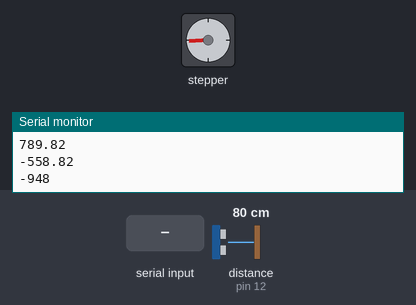
A sketch run on a simulated Arduino Uno, built with avr-gcc and run on an emulated ATmega328P. Parts: stepper motor, the last lines printed to the serial monitor. Wiring (inferred from the names in the program): ultrasonic range finder: trigger pin 11; echo pin 12; stepper motor driver (200 steps per turn assumed): step pin 6; direction pin 7; enable pin 8. The inputs (shaded band) are chosen by the test bench; at power-on: distance to the obstacle (sensor on pin 12) 80 cm. The echo pulse lasts 58.3 µs per cm.

Above: at 1.2 s.
1.3 s: distance to the obstacle (sensor on pin 12) set to 2 cm
At 3.1 s:
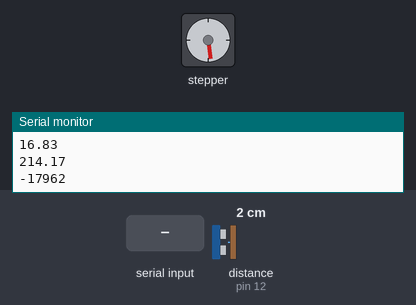
17.3 s: "90,45\n" received over Serial
At 21.0 s:
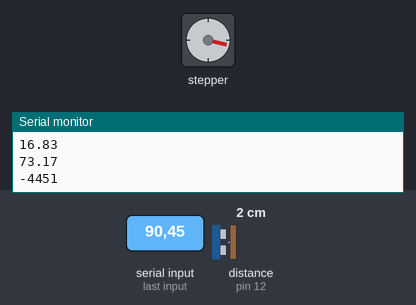
21.3 s: distance to the obstacle (sensor on pin 12) set to 4 cm
At 25.7 s:
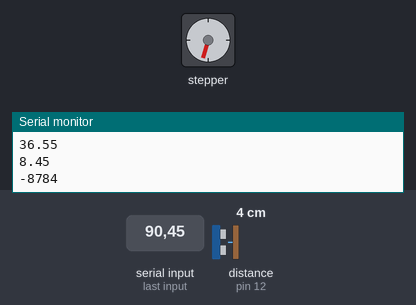
Timing chart, 0 to 77.8 s (numbered marks = the images above; inputs shaded):
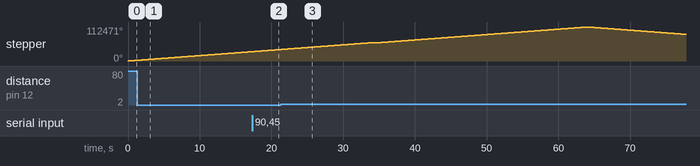

The sketch:

FinalStepperCodeFix.ino
```cpp
//defines pins for motor
const int stepPin = 6;  //PUL -Pulse GREEN
const int dirPin = 7; //DIR -Direction RED
const int enPin = 8;  //ENA -Enable ORANGE, GREY TO GROUND
//define pins for ultrasonic
int trigPin = 11;
int echoPin = 12;
//initialize
double duration, mm; double currentDistance; double distance; double error;
int cmdDistance = 231; //mm
int kp = 2;
int ki = 7;
int PIDi = 0;
int PIDp = 0;
int PID = 0;

void setup(){
  //Sets the pins as Outputs
  pinMode(stepPin,OUTPUT);
  pinMode(dirPin,OUTPUT);
  pinMode(enPin,OUTPUT);
  digitalWrite(enPin,LOW);
  pinMode(trigPin, OUTPUT);
  pinMode(echoPin, INPUT);
  Serial.begin(9600);
  Serial.print("Rock n roll baby");
}

void loop(){
 if (Serial.available() > 0){
    cmdDistance = Serial.parseInt();
    }
  //Sets trigpin on high state for 10 ms
  digitalWrite(trigPin, HIGH);
  delayMicroseconds(10);
  digitalWrite(trigPin, LOW);

  // Reads the echoPin, returns the sound wave travel time in microseconds
  duration = pulseIn(echoPin, HIGH);


  // Calculating the distance
  currentDistance = duration*0.34/2;
  Serial.println(currentDistance);

  //Find error
  error = (cmdDistance - currentDistance);
  Serial.println(error);

  //PID Calculations
  PIDp=error*kp;

  PIDi += error;
  if (PIDi>160){
  PIDi=160;
  }
  if (PIDi<-160){
  PIDi=-160;
  }
  else{
  PIDi=PIDi;
  }
   //FINAL TOTAL PID VALUE
   PID= 59*((error*kp) + (PIDi*ki));
  Serial.println(PID);


    if (PID > 0){
      //Enables the motor direction to move
      digitalWrite(dirPin,LOW);
      //Makes 200 Pulses for making one full cycle rotation
      for(int x = 0; x < PID ; x++){
        digitalWrite(stepPin,HIGH);
        delayMicroseconds(500);
        digitalWrite(stepPin,LOW);
        delayMicroseconds(500);
      }
    }
    if (PID < 0){
      PID = abs(PID);
      //Changes the rotations direction
      digitalWrite(dirPin,HIGH);
      // Makes 200 pulses for making one full cycle rotation
      for(int x = 0; x < PID; x++) {
        digitalWrite(stepPin,HIGH);
        delayMicroseconds(500);
        digitalWrite(stepPin,LOW);
        delayMicroseconds(500);
      }
    }
  //digitalWrite(trigPin, LOW);//Clears trig pin
  //delayMicroseconds(2);
}
```
